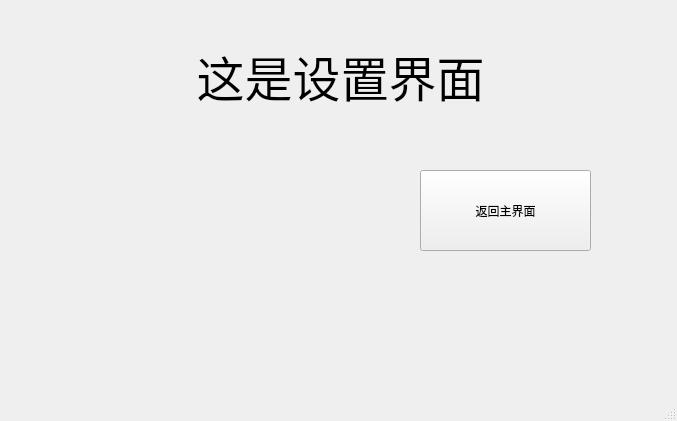
<?xml version="1.0" encoding="UTF-8"?>
<ui version="4.0">
 <class>SetWin</class>
 <widget class="QMainWindow" name="SetWin">
  <property name="geometry">
   <rect>
    <x>0</x>
    <y>0</y>
    <width>677</width>
    <height>421</height>
   </rect>
  </property>
  <property name="windowTitle">
   <string>MainWindow</string>
  </property>
  <widget class="QWidget" name="centralwidget">
   <widget class="QLabel" name="label">
    <property name="geometry">
     <rect>
      <x>80</x>
      <y>20</y>
      <width>521</width>
      <height>111</height>
     </rect>
    </property>
    <property name="font">
     <font>
      <pointsize>36</pointsize>
     </font>
    </property>
    <property name="text">
     <string>这是设置界面</string>
    </property>
    <property name="alignment">
     <set>Qt::AlignCenter</set>
    </property>
   </widget>
   <widget class="QPushButton" name="backmainBt">
    <property name="geometry">
     <rect>
      <x>420</x>
      <y>170</y>
      <width>171</width>
      <height>81</height>
     </rect>
    </property>
    <property name="text">
     <string>返回主界面</string>
    </property>
   </widget>
  </widget>
  <widget class="QMenuBar" name="menubar">
   <property name="geometry">
    <rect>
     <x>0</x>
     <y>0</y>
     <width>677</width>
     <height>26</height>
    </rect>
   </property>
  </widget>
  <widget class="QStatusBar" name="statusbar"/>
 </widget>
 <resources/>
 <connections/>
</ui>
